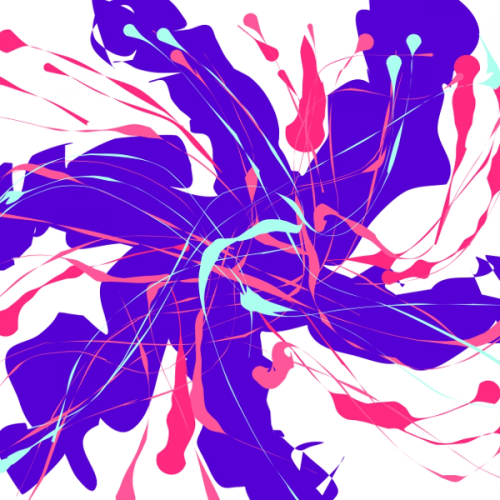
#> input picture exampleimages/abs.jpeg, 1000 x 1000 px (shown at 1/2 size); its folder holds only this picture in this run
$ python -i correlation.py   (imports and definitions only)   (older library calls are emulated)
#> lines starting #> are read from the running program, lines starting #| are printed output that depends on the picture; after the words box and inside, x2 and y2 are one past the last pixel; in counts of white or black regions, pixels touching at a corner belong together; long printed decimals are rounded

import cv2
import numpy as np
from imutils import contours
from skimage import measure
import imutils
import statistics
from os import walk
from collections import Counter

IMAGE_NAME='a'


def main(image_name):

#> called with image_name = 'exampleimages/abs.jpeg'
    # [28 lines left out: function image_resize, not called in this run]


    image = cv2.imread(image_name)
#> image is the input picture: shape (1000, 1000, 3); mean B, G, R 220.4, 114, 173.5
    # image = image_resize(image,height=512)
    global_img_Y,global_img_X,c = image.shape
#> global_img_Y = 1000; global_img_X = 1000; c = 3


    def autocorrelation(img,multiplier=3):
        img = cv2.cvtColor(img, cv2.COLOR_BGR2RGB)
        img = cv2.cvtColor(img, cv2.COLOR_RGB2GRAY)
        fft = np.fft.fft2(img)
        cor = fft*fft
        inv = np.fft.ifft2(cor)
        mag = 20*np.log10(abs(inv))
        # mag = mag*255
        # mag = mag.astype('uint8')
        #### threshold 196

        print('MEAN VALUE',np.mean(mag)+multiplier*np.std(mag))
        # thres = cv2.threshold(mag, np.mean(mag)+multiplier*np.std(mag), 255, cv2.THRESH_BINARY)[1]
        thres = cv2.threshold(mag, np.mean(mag)+multiplier*np.std(mag), 255, cv2.THRESH_BINARY)[1]
        kernel = np.ones((11,11),np.uint8)
        # opening = cv2.morphologyEx(thres, cv2.MORPH_OPEN, kernel)
        # dilation = cv2.dilate(thres,kernel,iterations = 5)
        closing = cv2.morphologyEx(thres, cv2.MORPH_CLOSE, kernel)

        cv2.imwrite('fourier/'+IMAGE_NAME,mag)
        return thres
    def detect_contour(thres):
        MIN_THRESH = 0.00001*(global_img_X*global_img_Y)
        centers = []

        thres = cv2.dilate(thres, None, iterations=1)
        thres = cv2.convertScaleAbs(thres)
        cnts= cv2.findContours(thres,cv2.RETR_TREE,cv2.CHAIN_APPROX_SIMPLE)
        cnts = cnts[0] if imutils.is_cv2() else cnts[1]
        # print(cnts)
        # loop over the contours

        i = 0
        for c in cnts:
            if cv2.contourArea(c) > MIN_THRESH:
            # compute the center of the contour
                M = cv2.moments(c)
                cX = int(M["m10"] / M["m00"])
                cY = int(M["m01"] / M["m00"])

                centers.append([cX,cY])
                centers[i] = (cX,cY)
                # print(cX,cY)
                # print('from contour')
                i += 1
                # draw the contour and center of the shape on the image
                # cv2.drawContours(thres, [c], -1, (0, 255, 0), 1)


            else:
                print('Bright spots less than threshold')
        return centers
    def findintersection(center):
        point_of_same_cordinate =[]
        for i, each in enumerate(center):
            if i == 0:
                continue
            elif (each[0]==each[1]):
                out = each
                point_of_same_cordinate.append(each)

            elif(each[0]+1==each[1]):
                out = each
                point_of_same_cordinate.append((each[0],each[0]))

            elif(each[0]-1==each[1]):
                out = each
                point_of_same_cordinate.append((each[0],each[0]))

            elif(each[0]==each[1]-1):
                out = each
                point_of_same_cordinate.append((each[0],each[0]))

            elif(each[0]==each[1]+1):
                out = each
                point_of_same_cordinate.append((each[0],each[0]))
            elif(each[0]+2==each[1]):
                out = each
                point_of_same_cordinate.append((each[0],each[0]))

            elif(each[0]-2==each[1]):
                out = each
                point_of_same_cordinate.append((each[0],each[0]))

            elif(each[0]==each[1]-2):
                out = each
                point_of_same_cordinate.append((each[0],each[0]))

            elif(each[0]==each[1]+2):
                out = each
                point_of_same_cordinate.append((each[0],each[0]))

        return point_of_same_cordinate
    # [27 lines left out: function roation_and_subtraction, not called in this run]
    def detect_lines(centers):

        intersection = ()
        cenX=[]
        cenY=[]
        for each in centers:
            (x,y) = each
            cenX.append(x)
            cenY.append(y)
        ## computing the difference of consecutive elements
        diff_X = [t - s for s, t in zip(cenX, cenX[1:])]
        diff_Y = [t - s for s, t in zip(cenY, cenY[1:])]
        diff_X = [abs(k) for k in diff_X]
        diff_Y = [abs(k) for k in diff_Y]

        print('differences are =',diff_X,diff_Y)

        try:
            mode_X = most_common(diff_X)
            mode_Y = most_common(diff_Y)
            differenceX_counter = Counter(diff_X)
            differenceY_counter = Counter(diff_Y)
            print(differenceX_counter)
            print(differenceY_counter)

            if min(differenceX_counter.most_common()[1][0],differenceX_counter.most_common()[0][0]) != 0:
                if (max(differenceX_counter.most_common()[1][0],differenceX_counter.most_common()[0][0] ) % min(differenceX_counter.most_common()[1][0],differenceX_counter.most_common()[0][0]) == 0) :
                    mode_X = differenceX_counter.most_common()[1][0]
                    if mode_X == global_img_X:
                        mode_X = differenceX_counter.most_common()[0][0]

                else:
                    mode_X = differenceX_counter.most_common()[0][0]
            if min(differenceY_counter.most_common()[1][0],differenceY_counter.most_common()[0][0]) != 0:
                if (max(differenceY_counter.most_common()[1][0],differenceY_counter.most_common()[0][0]) % min(differenceY_counter.most_common()[0][0],differenceY_counter.most_common()[1][0]) == 0) :
                    mode_Y = differenceY_counter.most_common()[1][0]
                    if mode_Y == global_img_Y:
                        mode_Y = differenceY_counter.most_common()[0][0]
                else:
                    mode_Y = differenceY_counter.most_common()[0][0]


        except statistics.StatisticsError :
            print('cant find mode')
            mode_X = int(np.mean(diff_X))
            mode_Y = int(np.mean(diff_Y))
            intersection = (mode_X,mode_Y)

        print('the modal values are=',mode_X,mode_Y)
        if mode_X == 0:
            print("Horizontal lining Pattern")
            try:
                mode_center = most_common(cenX)
            except:
                ######### single horizontal line pattern in autocorrelated image
                mode_center = int(most_common(cenY))
            # cv2.rectangle(image,(0,0),(mode_center,mode_Y),(0, 255, 0), 1)
            print(mode_center,mode_Y)
            intersection = (mode_center,mode_Y)
            # cv2.imshow('lining',image)

        elif mode_Y ==0:
            print("Vertical Lining Pattern")
            try:
                mode_center = statistics.mode(cenY)
                # times_Y = round(global_img_Y/mode_center)
                # mode_center = int(global_img_Y/times_Y)
            except:
                # y,x,c = image.shape
                mode_center = int(global_img_Y)
            # print(mode_center)
            # cv2.rectangle(image,(0,0),(mode_X,mode_center),(0, 255, 0), 1)
            print(mode_X,mode_center)
            intersection = (mode_X,mode_center)
        else:
            intersection = (mode_X,mode_Y)

            # cv2.imshow('lining',image)

        return intersection
    # [59 lines left out: functions extract_templates, reconstruct_image_from_template, not called in this run]
    def most_common(lst):
        return max(set(lst), key=lst.count)


    #### FOR GENERAL IMAGE
    thres = autocorrelation(image,multiplier=3)
#> in autocorrelation, `img = cv2.cvtColor(img, cv2.COLOR_RGB2GRAY)`:
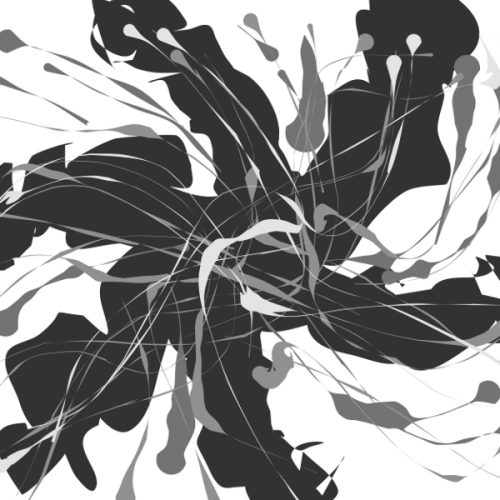
#> img: shape (1000, 1000) (shown at 1/2 size); min 44, max 255, mean 144
#| MEAN VALUE 207.339
#> in autocorrelation, `thres = cv2.threshold(mag, np.mean(mag)+multiplier*np.std(mag), 255, c..`:
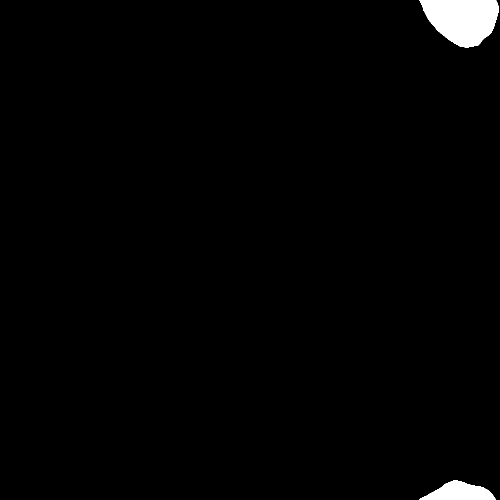
#> thres: shape (1000, 1000) float64 (shown at 1/2 size); 1.5% white; 2 white regions, box (x1, y1, x2, y2) and area: (839, 0, 998, 95) 10910, (838, 960, 992, 1000) 3732
#> in autocorrelation, `closing = cv2.morphologyEx(thres, cv2.MORPH_CLOSE, kernel)`: closing: shape (1000, 1000) float64; 1.5% white; 2 white regions, box (x1, y1, x2, y2) and area: (839, 0, 1000, 95) 11045, (838, 960, 992, 1000) 3732
    ####### CENTER CONSISTS OF ALL THE CENTERS OF CONTOURS IN FOURIER
    centers = detect_contour(thres)
#> in detect_contour, `thres = cv2.dilate(thres, None, iterations=1)`:
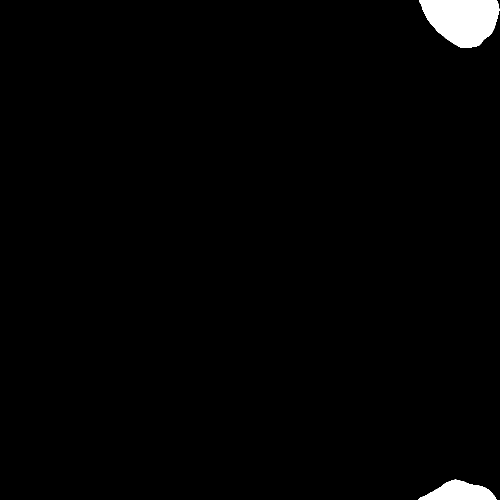
#> thres: shape (1000, 1000) float64 (shown at 1/2 size); 1.5% white; 2 white regions, box (x1, y1, x2, y2) and area: (838, 0, 999, 96) 11267, (837, 959, 993, 1000) 3968
#> in detect_contour, `thres = cv2.convertScaleAbs(thres)`: thres: shape (1000, 1000); 1.5% white; 2 white regions
#> in detect_contour, `cnts= cv2.findContours(thres,cv2.RETR_TREE,cv2.CHAIN_APPROX_SIMPLE)`: cnts = 2 contours; box (x1, y1, x2, y2) and area: (838, 0, 999, 96) 11069, (837, 959, 993, 1000) 3809
#> the loop in detect_contour, `for c in cnts:` made 2 passes
#> (cX, cY, i) on passes 1 to 2: (919, 984, 1), (924, 39, 2)
#> after the loop in detect_contour, `for c in cnts:`: centers = [(919, 984), (924, 39)]; i = 2
#> centers = [(919, 984), (924, 39)]
    if len(centers)<2 :
        thres = autocorrelation(image,multiplier=2)
        centers = detect_contour(thres)

        if len(centers)<1 :
            thres = autocorrelation(image,multiplier=1)
            centers = detect_contour(thres)
            if len(centers)<1:
                print("ERRORRR NO ANY BRIGHT SPOTS OF FOURIER")

############ SAME POINTS CONSISTS OF ALL THE POINTS WHOSE X_AXES ANS Y_AXES VALUE ARE SILIMAR
    same_points = findintersection(reversed(centers))
#> same_points = []
    if len(same_points)>1:
        (intersection_X,intersection_Y)=same_points[1]
        if (global_img_X/intersection_X) > 1.9:
            (intersection_X,intersection_Y)=same_points[1]
        else:
            (intersection_X,intersection_Y)=same_points[0]
    elif len(same_points)==1:
        (intersection_X,intersection_Y) = same_points[0]
        print("ONLY ONE SIMILAR POINT DETEECTED")
    else:
        print('NO ANY SIMILAR POINTS FOUND ONLY CONTOUR DERTECTED,, MUST BE LINE PATTERN')
        print('before going to line pattern the centers are ::',centers)
#| before going to line pattern the centers are :: [(919, 984), (924, 39)]
        (intersection_X,intersection_Y) = detect_lines(centers)
#> the loop in detect_lines, `for each in centers:` made 2 passes
#> after the loop in detect_lines, `for each in centers:`: cenX = [919, 924]; cenY = [984, 39]
#> in detect_lines, `diff_X = [t - s for s, t in zip(cenX, cenX[1:])]`: diff_X = [5]
#> in detect_lines, `diff_Y = [t - s for s, t in zip(cenY, cenY[1:])]`: diff_Y = [-945]
#> in detect_lines, `diff_Y = [abs(k) for k in diff_Y]`: diff_Y = [945]
#| differences are = [5] [945]
#> in detect_lines, `mode_X = most_common(diff_X)`: mode_X = 5
#> in detect_lines, `mode_Y = most_common(diff_Y)`: mode_Y = 945
#> in detect_lines, `differenceX_counter = Counter(diff_X)`: differenceX_counter = {5: 1}
#> in detect_lines, `differenceY_counter = Counter(diff_Y)`: differenceY_counter = {945: 1}
#| Counter({5: 1})
#| Counter({945: 1})
    # print('same intersection',same_points)


    print('finally intersenting point are',intersection_X,intersection_Y)

    template1, template2 = extract_templates(intersection_X,intersection_Y)
    pattern = cv2.rectangle(image,(0,0),(intersection_X,intersection_Y),(0,255,0),2)
    cv2.imwrite('output/'+IMAGE_NAME,pattern)
    # rotation--------------------------------


    template_sizeY,template_sizeX,c =template1.shape

    repeat_inX = round((global_img_X/(template_sizeX)))
    repeat_inY = round((global_img_Y/template_sizeY))
    # [5 lines of commented-out code are left out]


    reconstruct_image_from_template(image_name,template1)
# image_name = 'Gide Paragh-160817-113622-9236-160819-105129-1542.png'
# reconstruct(image_name)

f = []
# [3 lines not run here, left out]

counter =0
# [9 lines not run here, left out]

#> (the run stopped early here; a loop or call above may not have finished)
